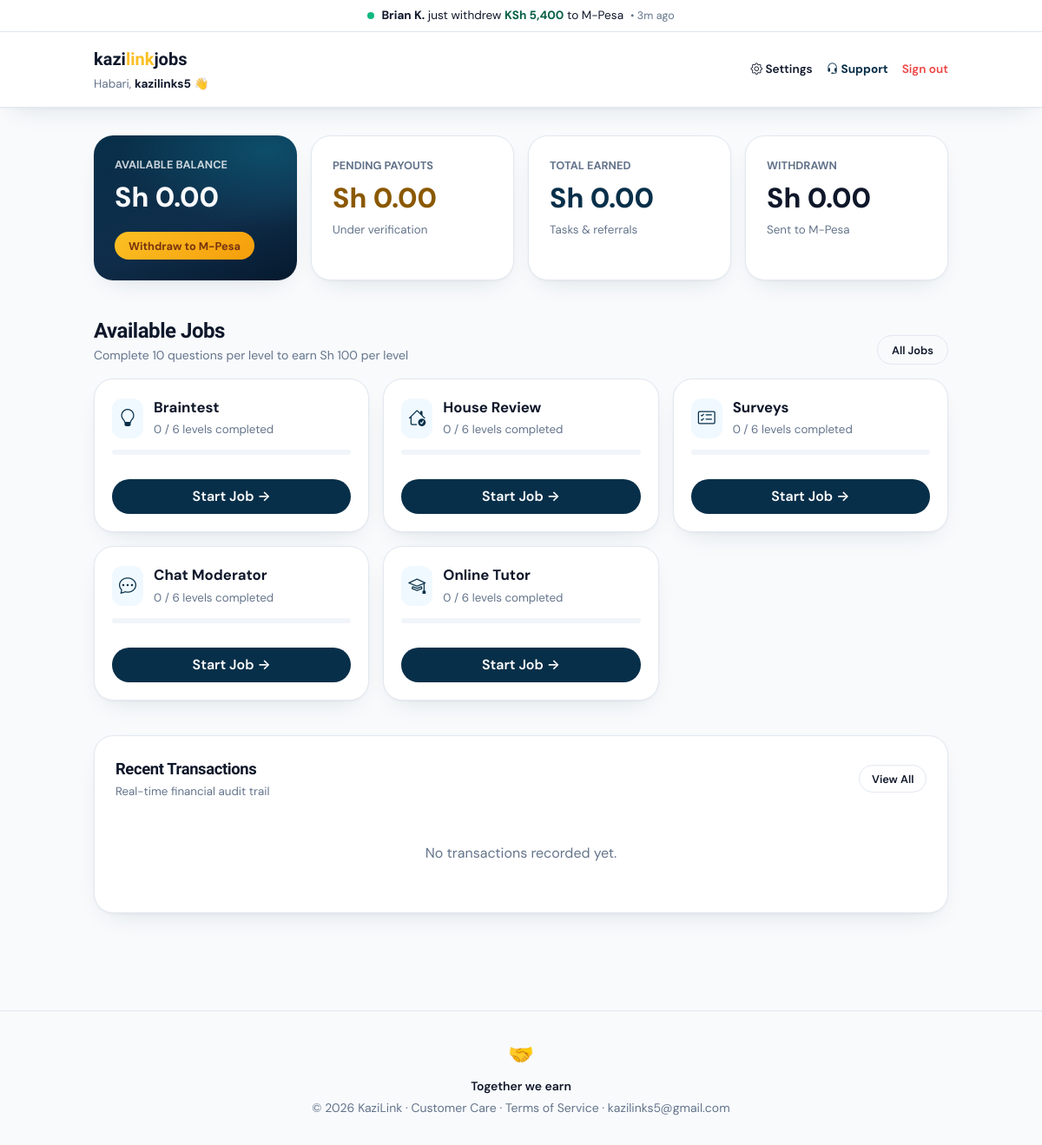
/dashboard.php (signed in), run on the app's committed database.
### tables this page shows
CREATE TABLE `users` (
  `id` INT UNSIGNED AUTO_INCREMENT PRIMARY KEY,
  `name` VARCHAR(100) NULL,
  `email` VARCHAR(191) NOT NULL UNIQUE,
  `phone` VARCHAR(30) NOT NULL UNIQUE,
  `password_hash` VARCHAR(255) NOT NULL,
  `referral_code` VARCHAR(20) NOT NULL UNIQUE,
  `email_verified` TINYINT(1) NOT NULL DEFAULT 1,
  `verification_token` VARCHAR(64) NULL,
  `verification_code` CHAR(6) NULL,
  `verification_expires_at` DATETIME NULL,
  `status` ENUM('active', 'suspended', 'pending') NOT NULL DEFAULT 'active',
  `created_at` DATETIME NOT NULL DEFAULT CURRENT_TIMESTAMP,
  `updated_at` DATETIME NOT NULL DEFAULT CURRENT_TIMESTAMP ON UPDATE CURRENT_TIMESTAMP,
  INDEX `idx_users_email` (`email`),
  INDEX `idx_users_phone` (`phone`),
  INDEX `idx_users_referral_code` (`referral_code`),
  INDEX `idx_users_verification_token` (`verification_token`)
);

CREATE TABLE `wallets` (
  `id` INT UNSIGNED AUTO_INCREMENT PRIMARY KEY,
  `user_id` INT UNSIGNED NOT NULL UNIQUE,
  `balance` DECIMAL(12, 2) NOT NULL DEFAULT 0.00,
  `pending_balance` DECIMAL(12, 2) NOT NULL DEFAULT 0.00,
  `total_earned` DECIMAL(12, 2) NOT NULL DEFAULT 0.00,
  `total_withdrawn` DECIMAL(12, 2) NOT NULL DEFAULT 0.00,
  `updated_at` DATETIME NOT NULL DEFAULT CURRENT_TIMESTAMP ON UPDATE CURRENT_TIMESTAMP,
  FOREIGN KEY (`user_id`) REFERENCES `users`(`id`) ON DELETE CASCADE
);

CREATE TABLE `tasks` (
  `id` INT UNSIGNED AUTO_INCREMENT PRIMARY KEY,
  `name` VARCHAR(100) NOT NULL,
  `slug` VARCHAR(100) NOT NULL UNIQUE,
  `description` TEXT NOT NULL,
  `icon` VARCHAR(50) NOT NULL DEFAULT 'bi-clipboard-check',
  `status` ENUM('active', 'inactive') NOT NULL DEFAULT 'active',
  `order_index` INT NOT NULL DEFAULT 0,
  `created_at` DATETIME NOT NULL DEFAULT CURRENT_TIMESTAMP
);

### includes/auth.php (called while the page is built, shortened)
<?php
require_once __DIR__ . '/functions.php';
function isLoggedIn(): bool {
    return !empty($_SESSION['user_id']);
}
function getLoggedInUser(): ?array {
    static $currentUser = null;
    if ($currentUser === null) {
        $db = getDB();
        $stmt = $db->prepare("SELECT id, name, email, phone, referral_code, email_verified, status, created_at FROM users WHERE id = ?");
        $stmt->execute([$_SESSION['user_id']]);
        $user = $stmt->fetch();
        $currentUser = $user;
    }
    return $currentUser;
}
function requireAuth(bool $requireVerified = false): void {
    $user = getLoggedInUser();
}

### includes/functions.php (called while the page is built, shortened)
<?php
function getSetting(string $key, $default = null): ?string {
    static $settingsCache = null;
    $db = getDB();
    if ($settingsCache === null) {
        $stmt = $db->query("SELECT setting_key, setting_value FROM settings");
        $settingsCache = [];
        while ($row = $stmt->fetch()) {
            $settingsCache[$row['setting_key']] = $row['setting_value'];
        }
    }
    return $settingsCache[$key] ?? $default;
}
function e(?string $string): string {
    return htmlspecialchars($string ?? '', ENT_QUOTES, 'UTF-8');
}
function getUserWallet(int $userId): array {
    $db = getDB();
    $stmt = $db->prepare("SELECT balance, pending_balance, total_earned, total_withdrawn FROM wallets WHERE user_id = ?");
    $stmt->execute([$userId]);
    $wallet = $stmt->fetch();
    return $wallet;
}

### dashboard.php (the view, shortened to what this page needs)
<?php
require_once __DIR__ . '/includes/auth.php';
requireAuth();
$user = getLoggedInUser();
require_once __DIR__ . '/includes/header.php';
$wallet = getUserWallet($user['id']);
$taskStmt = $db->query("SELECT * FROM tasks WHERE status = 'active' ORDER BY order_index ASC");
$tasks = $taskStmt->fetchAll();
$txStmt = $db->prepare("SELECT * FROM transactions WHERE user_id = ? ORDER BY created_at DESC LIMIT 5");
$txStmt->execute([$user['id']]);
$recentTx = $txStmt->fetchAll();
?>
<div class="surface" style="border-radius: 0; border-top: none; border-left: none; border-right: none; margin-bottom: 2rem;">
  <div style="max-width: 64rem; margin: 0 auto; padding: 1rem 1.25rem; display: flex; align-items: center; justify-content: space-between;">
    <div>
      <a href="<?= BASE_URL ?>/index.php" style="font-family: var(--font-display); font-size: 1.25rem; font-weight: 800; color: var(--foreground);">
        kazi<span class="text-accent">link</span>jobs
      </a>
      <div style="color: var(--muted-foreground); font-size: 0.85rem; margin-top: 0.2rem;">
        Habari, <strong style="color: var(--foreground);"><?= e(!empty($user['name']) ? $user['name'] : explode('@', $user['email'])[0]) ?></strong> 👋
      </div>
    </div>
    <div style="display: flex; align-items: center; gap: 1rem;">
      <a href="<?= BASE_URL ?>/profile.php" style="color: var(--foreground); font-size: 0.85rem; font-weight: 600;">
        <i class="bi bi-gear"></i> Settings
      </a>
      <a href="<?= BASE_URL ?>/contact.php" style="color: var(--primary); font-size: 0.85rem; font-weight: 700;">
        <i class="bi bi-headset"></i> Support
      </a>
      <a href="<?= BASE_URL ?>/logout.php" style="color: var(--destructive); font-size: 0.85rem; font-weight: 600;">Sign out</a>
    </div>
  </div>
</div>
<div style="max-width: 64rem; margin: 0 auto; padding: 0 1.25rem 4rem;">
  <div style="display: grid; grid-template-columns: repeat(auto-fit, minmax(220px, 1fr)); gap: 1rem; margin-bottom: 2.5rem;">
    <div class="surface" style="padding: 1.5rem; background: var(--gradient-hero); color: var(--ink-foreground); border: none;">
      <div style="font-size: 0.8rem; text-transform: uppercase; font-weight: 700; opacity: 0.8;">Available Balance</div>
      <div style="font-size: 2rem; font-weight: 800; margin-top: 0.25rem;">Sh <?= number_format($wallet['balance'], 2) ?></div>
      <div style="margin-top: 1rem;">
        <a href="<?= BASE_URL ?>/wallet.php#withdraw" class="btn btn-gold" style="padding: 0.4rem 1rem; font-size: 0.8rem;">
          Withdraw to M-Pesa
        </a>
      </div>
    </div>
    <div class="surface" style="padding: 1.5rem;">
      <div style="font-size: 0.8rem; text-transform: uppercase; font-weight: 700; color: var(--muted-foreground);">Pending Payouts</div>
      <div style="font-size: 2rem; font-weight: 800; color: oklch(50% 0.15 85); margin-top: 0.25rem;">Sh <?= number_format($wallet['pending_balance'], 2) ?></div>
      <small style="color: var(--muted-foreground);">Under verification</small>
    </div>
    <div class="surface" style="padding: 1.5rem;">
      <div style="font-size: 0.8rem; text-transform: uppercase; font-weight: 700; color: var(--muted-foreground);">Total Earned</div>
      <div style="font-size: 2rem; font-weight: 800; color: var(--primary); margin-top: 0.25rem;">Sh <?= number_format($wallet['total_earned'], 2) ?></div>
      <small style="color: var(--muted-foreground);">Tasks & referrals</small>
    </div>
    <div class="surface" style="padding: 1.5rem;">
      <div style="font-size: 0.8rem; text-transform: uppercase; font-weight: 700; color: var(--muted-foreground);">Withdrawn</div>
      <div style="font-size: 2rem; font-weight: 800; margin-top: 0.25rem;">Sh <?= number_format($wallet['total_withdrawn'], 2) ?></div>
      <small style="color: var(--muted-foreground);">Sent to M-Pesa</small>
    </div>
  </div>
  <div style="margin-bottom: 2.5rem;">
    <div style="display: flex; justify-content: space-between; align-items: flex-end; margin-bottom: 1rem;">
      <div>
        <h2 style="font-size: 1.5rem; font-weight: 800;">Available Jobs</h2>
        <p style="color: var(--muted-foreground); font-size: 0.875rem;">Complete 10 questions per level to earn Sh 100 per level</p>
      </div>
      <a href="<?= BASE_URL ?>/jobs.php" class="btn btn-ghost" style="padding: 0.4rem 1rem; font-size: 0.8rem;">All Jobs</a>
    </div>
    <div style="display: grid; grid-template-columns: repeat(auto-fit, minmax(280px, 1fr)); gap: 1rem;">
      <?php foreach ($tasks as $task):
        $userCompStmt = $db->prepare("SELECT COUNT(*) FROM user_level_progress ulp JOIN levels l ON ulp.level_id = l.id WHERE ulp.user_id = ? AND l.task_id = ? AND ulp.status = 'completed'");
        $userCompStmt->execute([$user['id'], $task['id']]);
        $completedCount = (int)$userCompStmt->fetchColumn();
      ?>
      <div class="surface" style="padding: 1.25rem; display: flex; flex-direction: column; justify-content: space-between;">
        <div>
          <div style="display: flex; align-items: center; gap: 0.75rem; margin-bottom: 0.75rem;">
            <span style="border-radius: 0.75rem; background: var(--secondary); padding: 0.5rem; display: inline-flex;">
              <i class="bi <?= e($task['icon']) ?>" style="color: var(--primary); font-size: 1.25rem;"></i>
            </span>
            <div>
              <div style="font-weight: 700; font-size: 1.05rem;"><?= e($task['name']) ?></div>
              <small style="color: var(--muted-foreground);"><?= $completedCount ?> / 6 levels completed</small>
            </div>
          </div>
          <div style="background: var(--muted); border-radius: 9999px; height: 6px; overflow: hidden; margin: 0.75rem 0;">
          </div>
        </div>
        <div style="margin-top: 1rem;">
          <a href="<?= BASE_URL ?>/job.php?slug=<?= urlencode($task['slug']) ?>" class="btn btn-primary btn-block" style="padding: 0.5rem;">
            <?= $completedCount > 0 ? 'Continue Job' : 'Start Job' ?> &rarr;
          </a>
        </div>
      </div>
      <?php endforeach; ?>
    </div>
  </div>
  <div class="surface" style="padding: 1.5rem;">
    <div style="display: flex; justify-content: space-between; align-items: center; margin-bottom: 1rem;">
      <div>
        <h3 style="font-size: 1.15rem; font-weight: 700;">Recent Transactions</h3>
        <small style="color: var(--muted-foreground);">Real-time financial audit trail</small>
      </div>
      <a href="<?= BASE_URL ?>/transactions.php" class="btn btn-ghost" style="padding: 0.35rem 0.85rem; font-size: 0.8rem;">View All</a>
    </div>
    <?php if (empty($recentTx)): ?>
      <p style="text-align: center; padding: 2rem; color: var(--muted-foreground);">No transactions recorded yet.</p>
    <?php endif; ?>
  </div>
</div>
<?php require_once __DIR__ . '/includes/footer.php'; ?>

### includes/header.php (shortened to what this page needs)
<?php
require_once __DIR__ . '/auth.php';
$currentUser = getLoggedInUser();
$siteName = getSetting('site_name', 'KaziLink');
$bodyClass = $currentUser ? 'has-bottom-nav' : '';
?>
<!DOCTYPE html>
<html lang="en">
<head>
  <link rel="stylesheet" href="https://cdn.jsdelivr.net/npm/bootstrap-icons@1.11.3/font/bootstrap-icons.min.css"/>
  <link rel="stylesheet" href="<?= BASE_URL ?>/assets/css/style.css"/>
</head>
<body class="<?= $bodyClass ?>">
<?php if ($currentUser): ?>
<div class="live-payout-bar">
  <div class="ticker-content" id="livePayoutTicker">
  </div>
</div>
<?php endif; ?>

### includes/footer.php (shortened to what this page needs)
<?php
$supportEmail = getSetting('support_email', 'kazilinksupport@gmail.com');
?>
<footer style="border-top: 1px solid var(--border); padding: 2rem 1rem; text-align: center; font-size: 0.875rem; color: var(--muted-foreground); margin-top: 3rem;">
  <div style="font-size: 1.5rem; margin-bottom: 0.5rem;">🤝</div>
  <div style="font-weight: 600; color: var(--foreground); margin-bottom: 0.25rem;">Together we earn</div>
  <div>&copy; <?= date('Y') ?> KaziLink &middot; <a href="<?= BASE_URL ?>/contact.php">Customer Care</a> &middot; <a href="<?= BASE_URL ?>/terms.php">Terms of Service</a> &middot; <?= e($supportEmail) ?></div>
</footer>
</body>
</html>

### assets/css/style.css (style rules this page uses)
:root { --font-sans: "DM Sans", -apple-system, BlinkMacSystemFont, "Segoe UI", Roboto, sans-serif; --font-display: "Bricolage Grotesque", -apple-system, BlinkMacSystemFont, "Segoe UI", sans-serif; --radius: 0.9rem; --radius-lg: var(--radius); --radius-2xl: calc(var(--radius) + 8px); --primary: #082F49; --primary-hover: #0F2D4A; --primary-light: #e0f2fe; --primary-foreground: #ffffff; --secondary: #f0f9ff; --secondary-foreground: #082F49; --background: #f8fafc; --foreground: #0f172a; --card: #ffffff; --card-foreground: #0f172a; --muted: #f1f5f9; --muted-foreground: #64748b; --accent: #f59e0b; --accent-foreground: #78350f; --destructive: #ef4444; --border: #e2e8f0; --input: #cbd5e1; --ring: #082F49; --ink: #071e33; --ink-foreground: #f8fafc; --gradient-hero: radial-gradient(120% 90% at 85% 10%, rgba(14, 116, 144, 0.45), transparent 60%), linear-gradient(160deg, #082F49 0%, #0F2D4A 60%, #05192d 100%); --gradient-gold: linear-gradient(135deg, #fbbf24 0%, #f59e0b 100%); --shadow-card: 0 1px 3px rgba(15, 23, 42, 0.04), 0 12px 32px -16px rgba(8, 47, 73, 0.16); }
*, *::before, *::after { box-sizing: border-box; margin: 0; padding: 0; }
body { background-color: var(--background); color: var(--foreground); font-family: var(--font-sans); line-height: 1.5; -webkit-font-smoothing: antialiased; }
h1, h2, h3, h4, .font-display { font-family: var(--font-display); letter-spacing: -0.02em; }
a { color: inherit; text-decoration: none; }
.surface { background: var(--card); border: 1px solid var(--border); border-radius: var(--radius-2xl); box-shadow: var(--shadow-card); }
.text-accent { color: #fbbf24; }
.btn { border-radius: 999px; justify-content: center; align-items: center; gap: 0.5rem; padding: 0.75rem 1.4rem; font-weight: 600; display: inline-flex; border: none; cursor: pointer; transition: transform 0.15s, opacity 0.15s, background 0.15s; font-family: var(--font-sans); text-align: center; }
.btn-primary { background: var(--primary); color: var(--primary-foreground); }
.btn-gold { background: var(--gradient-gold); color: #78350f; font-weight: 700; }
.btn-ghost { border: 1px solid var(--border); color: var(--foreground); background: transparent; }
.btn-block { width: 100%; }
.live-payout-bar { background: #ffffff; border-bottom: 1px solid var(--border); padding: 8px 16px; font-size: 0.85rem; display: flex; align-items: center; justify-content: center; gap: 12px; overflow: hidden; box-shadow: 0 1px 2px rgba(8, 47, 73, 0.04); }
.ticker-content { display: inline-flex; align-items: center; gap: 8px; transition: opacity 0.3s ease, transform 0.3s ease; }

### data on the page
users: name+email "kazilinks5"
wallets: balance "0.00", pending_balance "0.00", total_earned "0.00", total_withdrawn "0.00"
tasks: name "Braintest", completedCount "0"
tasks: name "House Review", completedCount "0"
tasks: name "Surveys", completedCount "0"
tasks: name "Chat Moderator", completedCount "0"
tasks: name "Online Tutor", completedCount "0"

### other printed values
$supportEmail "kazilinks5@gmail.com"
